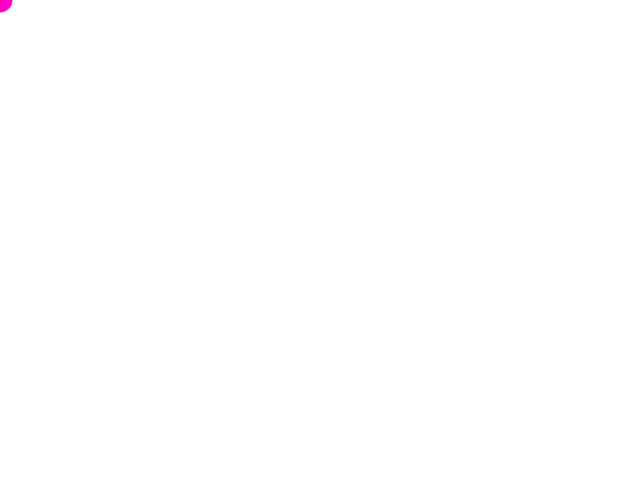
Frame 1 (no input)
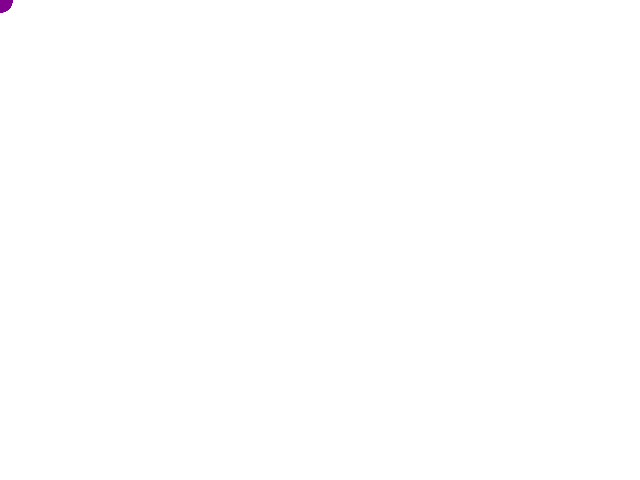
Frame 60 (no input)
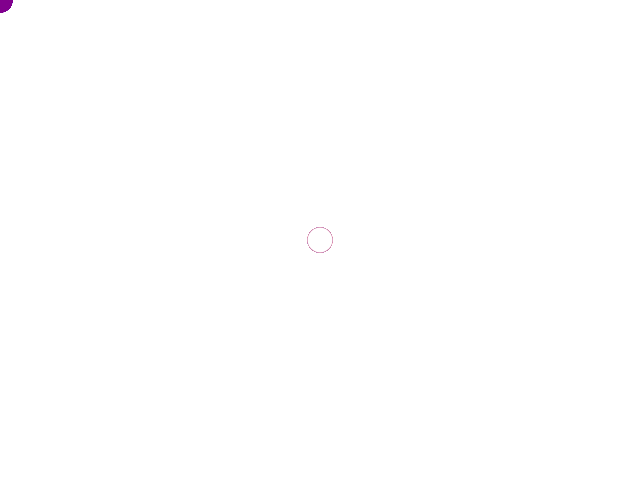
Frame 120 (the mouse pressed at the canvas centre since frame 60)

The p5.js sketch that drew these frames (run headless with seeded random() and noise() and a simulated clock; from frame 60 on, the mouse is pressed at the canvas centre):

// p5.js sketch
// ── sketch.js
var myRed = 255;
var myGreen = 0;
var myBlue = 200;

function setup() {
  createCanvas(640, 480);
  background(255, 255, 255);
}

function draw() {
  noStroke();
  fill(myRed, myGreen, myBlue);
  ellipse(mouseX, mouseY, 25, 25);
  myRed = myRed + 0.5;
  myBlue = myBlue - 1;
  
if (myRed >=255){
  myRed = 100;
}

if (myBlue >=255){
  myBlue = 100;
}

if (mouseIsPressed == true) {
  noStroke();
  fill (255, 255, 255);
  ellipse(mouseX, mouseY, 25, 25);
}
}
